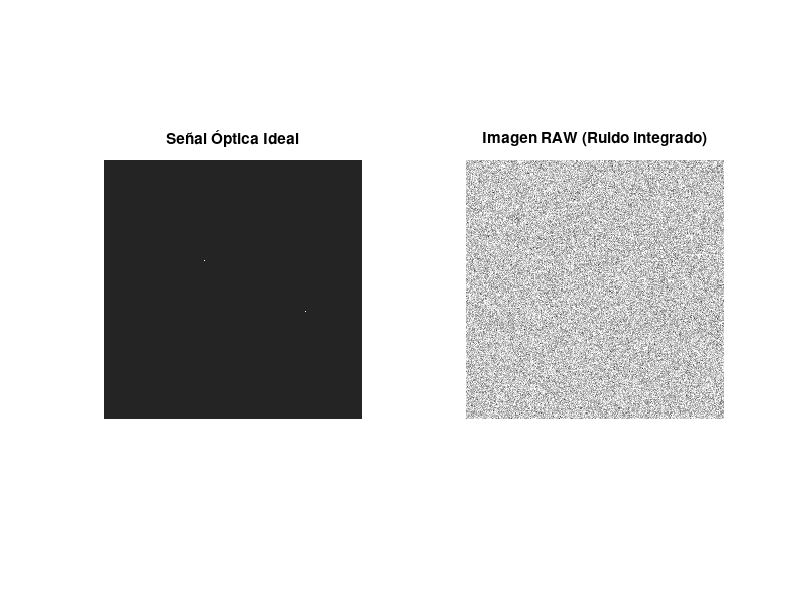

Source code (MATLAB):
% Simulación de ruido en sensores CMOS para telemetría óptica
clear; clc; close all;

% 1. Crear una señal ideal simulada (Cielo de fondo + 2 estrellas)
ideal_signal = 15 * ones(256, 256); % Fondo tenue
ideal_signal(100, 100) = 3000; % Estrella brillante
ideal_signal(150, 200) = 1500; % Estrella secundaria

% Parámetros físicos del sensor simulado
t_exp = 2.5; % Tiempo de exposición (segundos)
dark_current_rate = 25; % Corriente oscura en e-/s/pixel
read_noise_std = 12; % Ruido de lectura (RMS en electrones)

% 2. Ruido de Fotones (Distribución de Poisson sobre la señal ideal)
signal_photons = poissrnd(ideal_signal);

% 3. Corriente Oscura (Distribución de Poisson dependiente del tiempo)
dark_current = poissrnd(dark_current_rate * t_exp, size(ideal_signal));

% 4. Ruido de Lectura (Distribución Gaussiana)
read_noise = read_noise_std * randn(size(ideal_signal));

% 5. Imagen RAW final generada por el sensor
raw_image = signal_photons + dark_current + read_noise;

% Graficar comparación
figure('Name', 'Simulación de Sensor CMOS', 'Color', 'w');
subplot(1,2,1); 
imshow(ideal_signal, [0 100]); 
title('Señal Óptica Ideal');

subplot(1,2,2); 
imshow(raw_image, [0 100]); 
title('Imagen RAW (Ruido integrado)');
